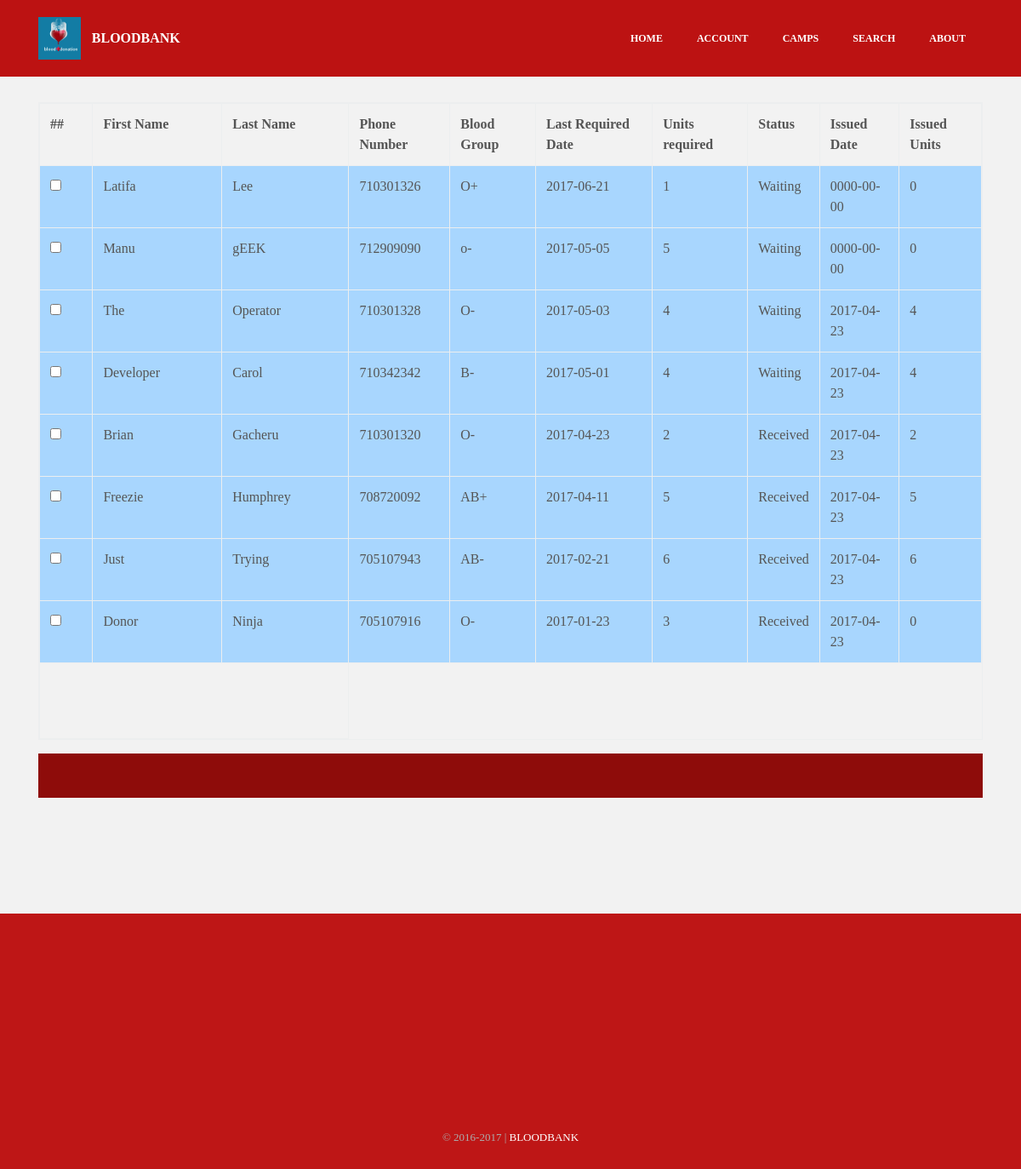
/admin/viewrequests.php, run on the app's committed database.
### tables this page shows
CREATE TABLE `requests` (
  `id` int(10) NOT NULL,
  `email` varchar(50) NOT NULL,
  `fname` varchar(30) NOT NULL,
  `lname` varchar(30) NOT NULL,
  `mobile` varchar(11) NOT NULL,
  `b_id` varchar(4) NOT NULL,
  `code` varchar(30) NOT NULL,
  `reqdate` date NOT NULL,
  `status` varchar(10) NOT NULL,
  `added_timestamp` timestamp NOT NULL DEFAULT CURRENT_TIMESTAMP ON UPDATE CURRENT_TIMESTAMP,
  `units` int(10) NOT NULL,
  `issuedunits` int(30) NOT NULL,
  `issueddate` date NOT NULL
);

### admin/viewrequests.php (the view, shortened to what this page needs)
<?php
include_once 'db.php';
?>
<?php
$start=0;
$limit=8;
$query=mysqli_query($MySQLi_CON,"select * from requests ORDER BY id DESC limit $start,$limit");
?>
<!DOCTYPE html>
<html>
<head>
  <link rel="stylesheet" href="../assets/css/material.css">
  <link rel="stylesheet" href="../assets/css/tether.min.css">
  <link rel="stylesheet" href="../assets/css/bootstrap.min.css">
  <link rel="stylesheet" href="../assets/css/socicon.min.css">
  <link rel="stylesheet" href="../assets/css/animate.min.css">
  <link rel="stylesheet" href="../assets/dropdown/css/style.css">
  <link rel="stylesheet" href="../assets/css/style.css">
  <link rel="stylesheet" href="../assets/css/add.css" type="text/css">
</head>
<body>
<section id="ext_menu-s">
    <nav class="navbar navbar-dropdown navbar-fixed-top">
        <div class="container">
            <div class="mbr-table">
                <div class="mbr-table-cell">
                    <div class="navbar-brand">
                        <a href="index" class="navbar-logo"><img src="../assets/images/logo.png" alt="Bloodbank Logo"></a>
                        <a class="navbar-caption" href="index.html">BLOODBANK</a>
                    </div>
                </div>
                <div class="mbr-table-cell">
                    <ul class="nav-dropdown collapse pull-xs-right nav navbar-nav navbar-toggleable-sm" id="exCollapsingNavbar">
					<li class="nav-item"><a class="nav-link link" href="index">HOME</a></li>
					<li class="nav-item"><a class="nav-link link" href="account">ACCOUNT</a></li>
					<li class="nav-item"><a class="nav-link link" href="../camps">CAMPS</a></li>
					<li class="nav-item"><a class="nav-link link" href="../search">SEARCH</a></li>
					<li class="nav-item"><a class="nav-link link" href="../about">ABOUT</a></li>
					  </ul>
                </div>
            </div>
        </div>
    </nav>
</section>
<section class="mbr-section mbr-after-navbar" id="msg-box3-v" style="background-color: rgb(242, 242, 242); padding-top: 120px; padding-bottom: 120px;">
<div class="container">
<form method="post" name="frm">
<table class='table table-bordered table-responsive'>
<tr>
<th>##</th>
<th>First Name</th>
<th>Last Name</th>
<th>Phone Number</th>
<th>Blood Group</th>
<th>Last Required Date</th>
    <th>Units required</th>
    <th>Status</th>
    <th>Issued Date</th>
    <th>Issued Units</th>
</tr>
    <?php
    $res = $MySQLi_CON->query("SELECT * FROM requests ORDER BY id DESC");
    $count = $res->num_rows;
    if($count > 0) {
        while ($ft = mysqli_fetch_array($query)) {
            ?>
            <tr class="bg-table">
                <td><input type="checkbox" name="chk[]" class="chk-box" value="<?= $ft['0'] ?>"/></td>
                <td><?= $ft['2'] ?></td>
                <td><?= $ft['3'] ?></td>
                <td><?= $ft['4'] ?></td>
                <td><?= $ft['5'] ?></td>
                <td><?= $ft['7'] ?></td>
                <td><?= $ft['10'] ?></td>
                <td><?= $ft['8'] ?></td>
                <td><?= $ft['12'] ?></td>
                <td><?= $ft['11'] ?></td>
            </tr>
            <?php
        }
    }
	else
	{
		?>
        <tr>
        <td colspan="3"> No Records Found ...</td>
        </tr>
        <?php
	}
?>
<?php
if($count > 0)
{
	?>
	<tr>
    <td colspan="3">
    </td>
	</tr>
    <?php
}
?>
</table>
    <ul style="list-style-type: none; overflow: hidden; background-color: #8e0c0a">
    </ul>
</form>
</div>
</section>
<section class="mbr-section mbr-section-md-padding mbr-footer footer1" id="contacts1-r" style="background-color: rgb(190, 22, 22); padding-top: 60px; padding-bottom: 30px;">
    <div class="container">
        <div class="row">
            <div class="mbr-footer-content col-xs-12 col-md-3">
                <div><img src="../assets/images/logo.png"></div>
            </div>
            <div class="mbr-footer-content col-xs-12 col-md-3">
            </div>
            <div class="mbr-footer-content col-xs-12 col-md-3">
            </div>
            <div class="mbr-footer-content col-xs-12 col-md-3">
        </div>
</section>
<footer class="mbr-small-footer mbr-section mbr-section-nopadding" id="footer1-5" style="background-color: rgb(190, 22, 22); padding-top: 1.75rem; padding-bottom: 1.75rem;">
    <div class="container">
        <p class="text-xs-center">&copy; <?php
$copyYear = 2016;
$curYear = date('Y');
echo $copyYear . (($copyYear != $curYear) ? '-' . $curYear : '');
?> | <a class="text-white" href="bloodbank.appslab.co.ke">BLOODBANK</a></p>
    </div>
</footer>
  </body>
</html>

### assets/dropdown/css/style.css (style rules this page uses)
.navbar-dropdown { left: 0; padding: 0; position: absolute; right: 0; top: 0; transition: all 0.45s ease; z-index: 1030; }
.navbar-dropdown .navbar-brand { float: none; font-size: 0; padding: 1.25rem 0; position: relative; transition: padding 0.25s ease; white-space: nowrap; }
.navbar-dropdown .navbar-brand::before { content: ""; display: inline-block; height: 100%; vertical-align: middle; }
.navbar-dropdown .navbar-logo, .navbar-dropdown .navbar-caption { display: inline-block; vertical-align: middle; }
.navbar-dropdown .navbar-logo { margin-right: 0.8rem; transition: margin 0.3s ease-in-out; }
.navbar-dropdown .navbar-logo img { height: 3.125rem; transition: all 0.3s ease-in-out; }
.navbar-dropdown .mbr-table-cell { height: 5.625rem; }
.navbar-dropdown .navbar-caption { font-family: "Montserrat"; font-size: 1rem; font-weight: 700; white-space: normal; }
.navbar-dropdown .navbar-caption, .navbar-dropdown .navbar-caption:hover { color: inherit; text-decoration: none; }
.navbar-dropdown.navbar-fixed-top { position: fixed; }
.nav-dropdown { display: table !important; font-family: "Montserrat"; font-size: 0.75rem; font-weight: 700; height: auto !important; }
.nav-dropdown .nav-item { display: table-cell; float: none; vertical-align: middle; }
.nav-dropdown .link { margin: 1.667em; padding: 0; transition: color .2s ease-in-out; }
.nav-dropdown .link::after, .nav-dropdown .dropdown-item::after { color: inherit; }

### assets/css/style.css (style rules this page uses)
.container { position: relative; }
.bg-table { background-color: #a8d6fe !important; }
body { font-family: 'Raleway', sans-serif; color: #232323; }
input, textarea { font-family: "Raleway"; }
.text-white { color: #fff !important; }
.mbr-section { position: relative; padding-top: 120px; padding-bottom: 120px; background-position: 50% 50%; background-repeat: no-repeat; background-size: cover; }
.mbr-section-md-padding { padding-top: 90px; padding-bottom: 90px; }
.mbr-section-nopadding { padding-top: 0; padding-bottom: 0; }
.mbr-table { display: table; width: 100%; }
.mbr-table-cell { display: table-cell; float: none; padding-bottom: 0; padding-top: 0; position: relative; vertical-align: middle; }
.mbr-small-footer { background: #323232; color: #acacac; font-size: 0.8125rem; padding: 1.75rem 0; }
.mbr-small-footer p { margin-bottom: 0; }
.mbr-small-footer a { color: #c0a375; }
.mbr-footer { color: #fff; padding-left: 1.25rem; padding-right: 1.25rem; }
.mbr-footer > .row, .mbr-footer > .container > .row { margin-left: 0; margin-right: 0; }
.mbr-footer > .row > div, .mbr-footer > .container > .row > div { padding-bottom: 40px; }
.mbr-footer > .row > div:last-child, .mbr-footer > .container > .row > div:last-child { padding-bottom: 0; }
.mbr-footer > .container { padding-left: 0; padding-right: 0; }
@media (min-width: 768px) { .mbr-footer > .container > .row > div { clear: none !important; padding-bottom: 0 !important; } }

### assets/css/add.css (style rules this page uses)
body, input, textarea, .mbr-company .list-group-text { font-family: Georgia, "Times New Roman", Times, serif; color: #555; }
.mbr-small-footer a, .mbr-gallery-filter li:hover { color: #ed1411; }
#ext_menu-s .navbar-caption { color: #ffffff; }
#ext_menu-s .link, #ext_menu-s .dropdown-item { color: #ffffff; }
#ext_menu-s .link { font-size: 0.75rem; }
#ext_menu-s .navbar, #ext_menu-s .nav-dropdown-sm, #ext_menu-s .nav-dropdown-sm .link[aria-expanded="true"], #ext_menu-s .nav-dropdown-sm .dropdown-menu { background: #bc1212; }

### data on the page
requests: fname "Latifa", lname "Lee", mobile "710301326", b "O+", reqdate "2017-06-21", units "1", status "Waiting", issueddate "0000-00-00", issuedunits "0"
requests: fname "Manu", lname "gEEK", mobile "712909090", b "o-", reqdate "2017-05-05", units "5", status "Waiting", issueddate "0000-00-00", issuedunits "0"
requests: fname "The", lname "Operator", mobile "710301328", b "O-", reqdate "2017-05-03", units "4", status "Waiting", issueddate "2017-04-23", issuedunits "4"
requests: fname "Developer", lname "Carol", mobile "710342342", b "B-", reqdate "2017-05-01", units "4", status "Waiting", issueddate "2017-04-23", issuedunits "4"
requests: fname "Brian", lname "Gacheru", mobile "710301320", b "O-", reqdate "2017-04-23", units "2", status "Received", issueddate "2017-04-23", issuedunits "2"
requests: fname "Freezie", lname "Humphrey", mobile "708720092", b "AB+", reqdate "2017-04-11", units "5", status "Received", issueddate "2017-04-23", issuedunits "5"
requests: fname "Just", lname "Trying", mobile "705107943", b "AB-", reqdate "2017-02-21", units "6", status "Received", issueddate "2017-04-23", issuedunits "6"
requests: fname "Donor", lname "Ninja", mobile "705107916", b "O-", reqdate "2017-01-23", units "3", status "Received", issueddate "2017-04-23", issuedunits "0"

### other printed values
$copyYear "2016"
$curYear "2017"
